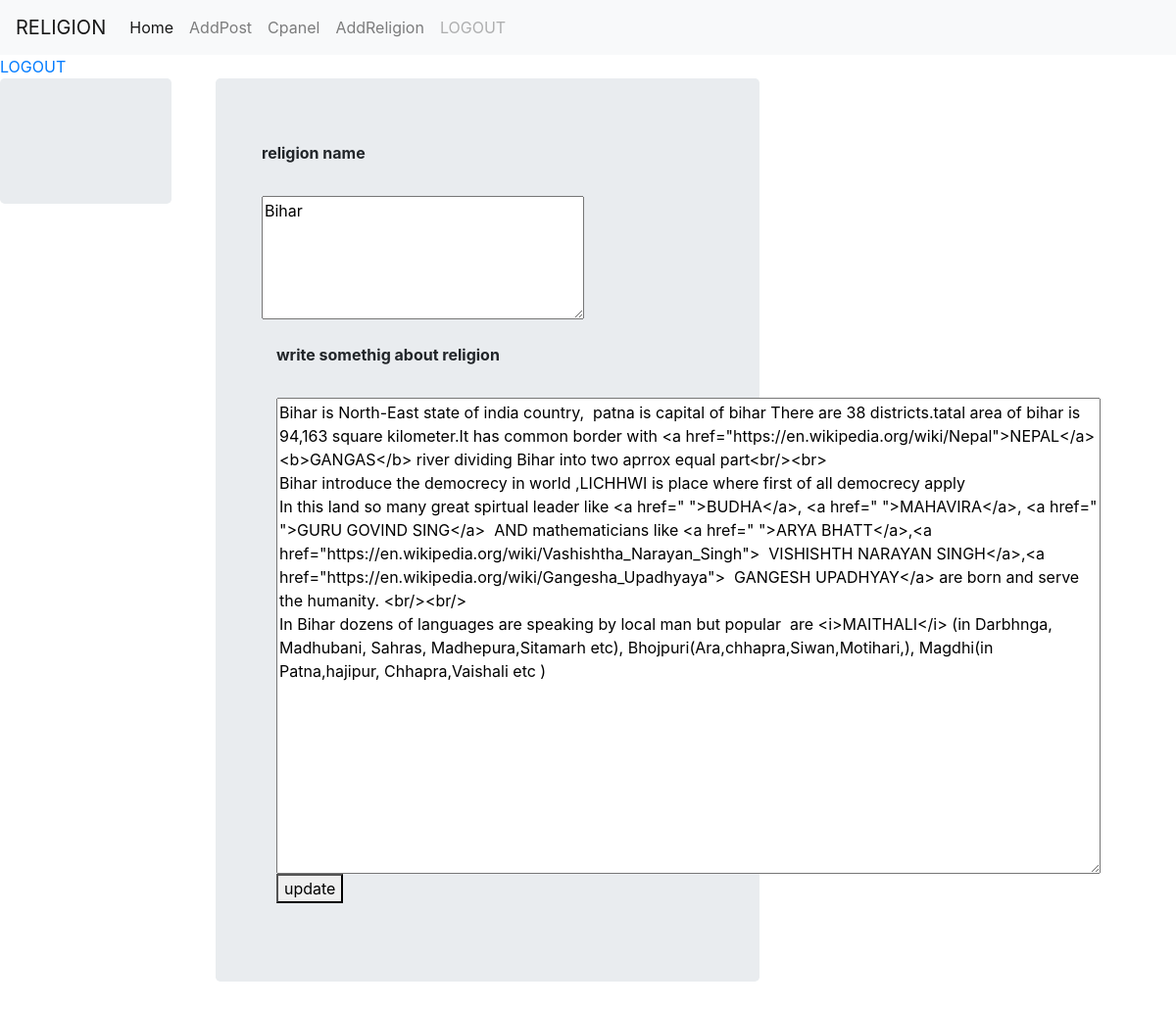
Page /admin/editReligion.php?rid=13 (signed in) on the committed database.
### tables this page shows
CREATE TABLE `religion` (
  `rno` int(4) NOT NULL,
  `rname` text NOT NULL,
  `intro` longtext NOT NULL
);

### admin/editReligion.php (the view, shortened to what this page needs)
<html>
<?php
include'../db.php';
?>
<head>
  <link rel="stylesheet" href="https://maxcdn.bootstrapcdn.com/bootstrap/4.0.0/css/bootstrap.min.css" >
</head>
<body>
<?php
if($_SESSION["userId"])
{
include'header.php';
?>
<a href='logout.php'>LOGOUT</a>
<div class="row">
<div class="col-sm-2">
<div class='jumbotron'>
</div>
</div>
<div class="col-sm-6">
<div class='container'>
<div class='jumbotron'>
<?php
if(isset($_GET['rid']))
{
$rid=$_GET['rid'];
$q="SELECT * FROM religion WHERE rno='$rid';";
$qr=mysqli_query($connect,$q);
$row=mysqli_fetch_array($qr);
$rname=$row['rname'];
$intro=$row['intro'];
}
?>
<form action="updateR.php " method="post" enctype="multipart/form-data">
<div class="container">
  <label for=""><b>religion name</b></label><br/><br/>
    <textarea name='rname' cols="30" rows="5"placeholder="Write heading..."><?php echo $rname;?></textarea> <br/><br/>
<div class="container">
  <label for=""><b>write somethig about religion</b></label><br/><br/>
    <textarea name='intro' cols="80" rows="20"placeholder="Write here..."><?php echo $intro;?></textarea>
    <button type="submit" class="registerbtn"  value='submit' name="rupdate">update</button>
  </div>
</form>
</div>
</div>
</div>
</div>
<?php
}
else
{
header('location:index.php');
}
?>
</body>
</html>

### rows in the picture
religion: rname "Bihar", intro "Bihar is North-East state of india country, patna is capital of bihar There are 38 districts.tatal area of bihar is 94,163 square kilometer.It has common border with <a href=\"https://en.wikipedia.org/wiki/Nepal\">NEPAL</a> <b>GANGAS</b> river dividing Bihar into two aprrox equal part<br/><br> Bihar introduce the democrecy in world ,LICHHWI is place where first of all democrecy apply In this land so many great spirtual leader like <a href=\" \">BUDHA</a>, <a href=\" \">MAHAVIRA</a>, <a href=\" \">GURU GOVIND SING</a> AND mathematicians like <a href=\" \">ARYA BHATT</a>,<a href=\"https://en.wikipedia.org/wiki/Vashishtha_Narayan_Singh\"> VISHISHTH NARAYAN SINGH</a>,<a…"
